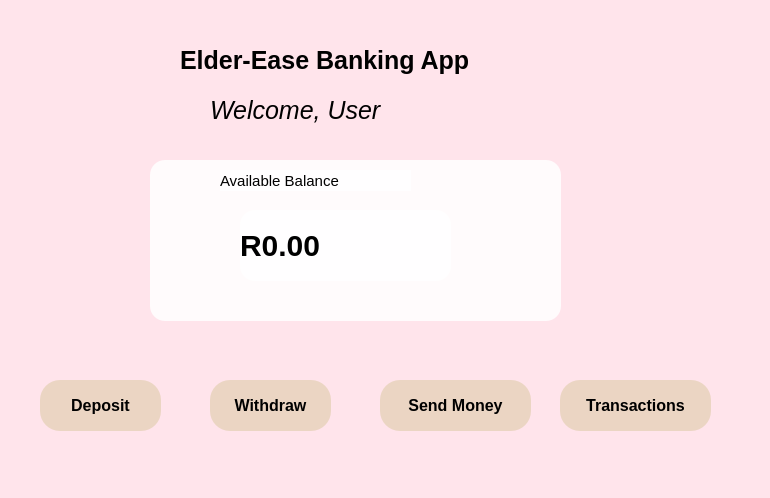
<?xml version="1.0" encoding="UTF-8"?>
<ui version="4.0">
 <class>Dashboard</class>
 <widget class="QWidget" name="Dashboard">
  <property name="geometry">
   <rect>
    <x>0</x>
    <y>0</y>
    <width>770</width>
    <height>498</height>
   </rect>
  </property>
  <property name="windowTitle">
   <string>Form</string>
  </property>
  <property name="styleSheet">
   <string notr="true">background-color: rgb(255, 228, 235);</string>
  </property>
  <widget class="QStackedWidget" name="stackedWidget">
   <property name="geometry">
    <rect>
     <x>20</x>
     <y>20</y>
     <width>741</width>
     <height>451</height>
    </rect>
   </property>
   <property name="currentIndex">
    <number>0</number>
   </property>
   <widget class="QWidget" name="dashboardPage">
    <widget class="QLabel" name="titleLabel">
     <property name="geometry">
      <rect>
       <x>160</x>
       <y>10</y>
       <width>391</width>
       <height>61</height>
      </rect>
     </property>
     <property name="font">
      <font>
       <pointsize>19</pointsize>
       <weight>75</weight>
       <bold>true</bold>
      </font>
     </property>
     <property name="styleSheet">
      <string notr="true"/>
     </property>
     <property name="text">
      <string>Elder-Ease Banking App</string>
     </property>
    </widget>
    <widget class="QLabel" name="welcomeLabel">
     <property name="geometry">
      <rect>
       <x>190</x>
       <y>70</y>
       <width>471</width>
       <height>41</height>
      </rect>
     </property>
     <property name="font">
      <font>
       <pointsize>19</pointsize>
       <italic>true</italic>
      </font>
     </property>
     <property name="styleSheet">
      <string notr="true"/>
     </property>
     <property name="text">
      <string>Welcome, User</string>
     </property>
    </widget>
    <widget class="QFrame" name="frame">
     <property name="geometry">
      <rect>
       <x>130</x>
       <y>140</y>
       <width>411</width>
       <height>161</height>
      </rect>
     </property>
     <property name="styleSheet">
      <string notr="true">QFrame {
background-color: rgba(255, 255, 255, 0.85);
border-radius: 15px;
}

</string>
     </property>
     <property name="frameShape">
      <enum>QFrame::StyledPanel</enum>
     </property>
     <property name="frameShadow">
      <enum>QFrame::Raised</enum>
     </property>
     <widget class="QLabel" name="balanceLabel">
      <property name="geometry">
       <rect>
        <x>70</x>
        <y>10</y>
        <width>191</width>
        <height>21</height>
       </rect>
      </property>
      <property name="font">
       <font>
        <pointsize>11</pointsize>
       </font>
      </property>
      <property name="text">
       <string>Available Balance</string>
      </property>
     </widget>
     <widget class="QLabel" name="amountLabel">
      <property name="geometry">
       <rect>
        <x>90</x>
        <y>50</y>
        <width>211</width>
        <height>71</height>
       </rect>
      </property>
      <property name="font">
       <font>
        <pointsize>-1</pointsize>
        <weight>75</weight>
        <bold>true</bold>
       </font>
      </property>
      <property name="styleSheet">
       <string notr="true">font-size: 30px;
color: 2E8B57;
font-weight: bold;</string>
      </property>
      <property name="text">
       <string>R0.00</string>
      </property>
     </widget>
    </widget>
    <widget class="QPushButton" name="depositButton">
     <property name="geometry">
      <rect>
       <x>20</x>
       <y>360</y>
       <width>121</width>
       <height>51</height>
      </rect>
     </property>
     <property name="font">
      <font>
       <pointsize>12</pointsize>
       <weight>75</weight>
       <bold>true</bold>
      </font>
     </property>
     <property name="styleSheet">
      <string notr="true">QPushButton {
    background-color: #EBD5C3;
    border-radius: 20px;
    padding: 10px;
}

QPushButton:hover {
    background-color: #D8A7B1;
    color: white;
}</string>
     </property>
     <property name="text">
      <string>Deposit</string>
     </property>
    </widget>
    <widget class="QPushButton" name="withdrawButton">
     <property name="geometry">
      <rect>
       <x>190</x>
       <y>360</y>
       <width>121</width>
       <height>51</height>
      </rect>
     </property>
     <property name="font">
      <font>
       <pointsize>12</pointsize>
       <weight>75</weight>
       <bold>true</bold>
      </font>
     </property>
     <property name="styleSheet">
      <string notr="true">QPushButton {
    background-color: #EBD5C3;
    border-radius: 20px;
    padding: 10px;
}

QPushButton:hover {
    background-color: #D8A7B1;
    color: white;
}</string>
     </property>
     <property name="text">
      <string>Withdraw</string>
     </property>
    </widget>
    <widget class="QPushButton" name="transactionsButton">
     <property name="geometry">
      <rect>
       <x>540</x>
       <y>360</y>
       <width>151</width>
       <height>51</height>
      </rect>
     </property>
     <property name="font">
      <font>
       <pointsize>12</pointsize>
       <weight>75</weight>
       <bold>true</bold>
      </font>
     </property>
     <property name="styleSheet">
      <string notr="true">QPushButton {
    background-color: #EBD5C3;
    border-radius: 20px;
    padding: 10px;
}

QPushButton:hover {
    background-color: #D8A7B1;
    color: white;
}</string>
     </property>
     <property name="text">
      <string>Transactions</string>
     </property>
    </widget>
    <widget class="QPushButton" name="sendButton">
     <property name="geometry">
      <rect>
       <x>360</x>
       <y>360</y>
       <width>151</width>
       <height>51</height>
      </rect>
     </property>
     <property name="font">
      <font>
       <pointsize>12</pointsize>
       <weight>75</weight>
       <bold>true</bold>
      </font>
     </property>
     <property name="styleSheet">
      <string notr="true">QPushButton {
    background-color: #EBD5C3;
    border-radius: 20px;
    padding: 10px;
}

QPushButton:hover {
    background-color: #D8A7B1;
    color: white;
}</string>
     </property>
     <property name="text">
      <string>Send Money</string>
     </property>
    </widget>
   </widget>
   <widget class="QWidget" name="depositPage">
    <widget class="QPushButton" name="backButton">
     <property name="geometry">
      <rect>
       <x>30</x>
       <y>370</y>
       <width>131</width>
       <height>41</height>
      </rect>
     </property>
     <property name="font">
      <font>
       <pointsize>-1</pointsize>
      </font>
     </property>
     <property name="styleSheet">
      <string notr="true">QPushButton{
background-color: #dc3545;
color: white;
font-size: 14px;
padding: 6px 12px;
border-radius: 5px;
}

QPushButton#backButton:hover{
background-color: #ff6666;
}</string>
     </property>
     <property name="text">
      <string>BACK</string>
     </property>
    </widget>
    <widget class="QLabel" name="depositLabel">
     <property name="geometry">
      <rect>
       <x>150</x>
       <y>10</y>
       <width>351</width>
       <height>51</height>
      </rect>
     </property>
     <property name="font">
      <font>
       <pointsize>24</pointsize>
       <weight>75</weight>
       <bold>true</bold>
      </font>
     </property>
     <property name="text">
      <string>DEPOSIT MONEY</string>
     </property>
    </widget>
    <widget class="QLabel" name="balanceLabel_2">
     <property name="geometry">
      <rect>
       <x>190</x>
       <y>80</y>
       <width>261</width>
       <height>31</height>
      </rect>
     </property>
     <property name="font">
      <font>
       <pointsize>13</pointsize>
      </font>
     </property>
     <property name="text">
      <string>Current Balance: R0.00</string>
     </property>
    </widget>
    <widget class="QLabel" name="amountLabel_2">
     <property name="geometry">
      <rect>
       <x>40</x>
       <y>130</y>
       <width>211</width>
       <height>41</height>
      </rect>
     </property>
     <property name="font">
      <font>
       <pointsize>14</pointsize>
      </font>
     </property>
     <property name="text">
      <string>Amount to Deposit:</string>
     </property>
    </widget>
    <widget class="QLineEdit" name="amountEdit">
     <property name="geometry">
      <rect>
       <x>330</x>
       <y>120</y>
       <width>231</width>
       <height>51</height>
      </rect>
     </property>
     <property name="styleSheet">
      <string notr="true">QLineEdit {
background-color: white;
border: 2px solid #ddd;
border-radius: 8px;
padding: 6px;
}
QLineEdit: focus {
border: 2px solid #4CAF50;
}</string>
     </property>
    </widget>
    <widget class="QLabel" name="methodLabel">
     <property name="geometry">
      <rect>
       <x>40</x>
       <y>190</y>
       <width>151</width>
       <height>21</height>
      </rect>
     </property>
     <property name="font">
      <font>
       <pointsize>13</pointsize>
      </font>
     </property>
     <property name="text">
      <string>Select Method</string>
     </property>
    </widget>
    <widget class="QRadioButton" name="cashRadioButton">
     <property name="geometry">
      <rect>
       <x>40</x>
       <y>230</y>
       <width>131</width>
       <height>20</height>
      </rect>
     </property>
     <property name="font">
      <font>
       <pointsize>10</pointsize>
      </font>
     </property>
     <property name="text">
      <string> Cash Send</string>
     </property>
    </widget>
    <widget class="QRadioButton" name="bankRadioButton">
     <property name="geometry">
      <rect>
       <x>40</x>
       <y>270</y>
       <width>151</width>
       <height>20</height>
      </rect>
     </property>
     <property name="font">
      <font>
       <pointsize>10</pointsize>
      </font>
     </property>
     <property name="text">
      <string>Bank Transfer</string>
     </property>
    </widget>
    <widget class="QPushButton" name="confirmButton">
     <property name="geometry">
      <rect>
       <x>490</x>
       <y>370</y>
       <width>191</width>
       <height>41</height>
      </rect>
     </property>
     <property name="font">
      <font>
       <pointsize>-1</pointsize>
      </font>
     </property>
     <property name="styleSheet">
      <string notr="true">QPushButton {
background-color: #28a745;
color: white;
padding: 2px 15px;
border-radius: 5px;
font-size: 14px;
}

QPushButton:hover {
 background-color: #5cd65c;
}</string>
     </property>
     <property name="text">
      <string>CONFIRM DEPOSIT</string>
     </property>
    </widget>
   </widget>
   <widget class="QWidget" name="withdrawPage">
    <widget class="QPushButton" name="backButton_2">
     <property name="geometry">
      <rect>
       <x>30</x>
       <y>347</y>
       <width>151</width>
       <height>51</height>
      </rect>
     </property>
     <property name="font">
      <font>
       <pointsize>-1</pointsize>
      </font>
     </property>
     <property name="styleSheet">
      <string notr="true">QPushButton{
background-color: #dc3545;
color: white;
font-size: 14px;
padding: 6px 12px;
border-radius: 5px;
}

QPushButton#backButton:hover{
background-color: #ff6666;
}</string>
     </property>
     <property name="text">
      <string>BACK</string>
     </property>
    </widget>
    <widget class="QLabel" name="withdrawLabel">
     <property name="geometry">
      <rect>
       <x>170</x>
       <y>10</y>
       <width>421</width>
       <height>41</height>
      </rect>
     </property>
     <property name="font">
      <font>
       <pointsize>24</pointsize>
       <weight>75</weight>
       <bold>true</bold>
      </font>
     </property>
     <property name="text">
      <string>WITHDRAW MONEY</string>
     </property>
    </widget>
    <widget class="QLabel" name="availBalLabel">
     <property name="geometry">
      <rect>
       <x>230</x>
       <y>70</y>
       <width>261</width>
       <height>31</height>
      </rect>
     </property>
     <property name="font">
      <font>
       <pointsize>14</pointsize>
      </font>
     </property>
     <property name="text">
      <string>Available Balance: R0.00</string>
     </property>
    </widget>
    <widget class="QLabel" name="amtLabel">
     <property name="geometry">
      <rect>
       <x>40</x>
       <y>120</y>
       <width>141</width>
       <height>21</height>
      </rect>
     </property>
     <property name="font">
      <font>
       <pointsize>12</pointsize>
      </font>
     </property>
     <property name="text">
      <string>Enter Amount: </string>
     </property>
    </widget>
    <widget class="QLineEdit" name="amtEdit">
     <property name="geometry">
      <rect>
       <x>252</x>
       <y>120</y>
       <width>161</width>
       <height>41</height>
      </rect>
     </property>
     <property name="styleSheet">
      <string notr="true">QLineEdit {
background-color: white;
border: 2px solid #ddd;
border-radius: 8px;
padding: 6px;
}
QLineEdit: focus {
border: 2px solid #4CAF50;
}</string>
     </property>
    </widget>
    <widget class="QLabel" name="qAmtLabel">
     <property name="geometry">
      <rect>
       <x>40</x>
       <y>170</y>
       <width>161</width>
       <height>21</height>
      </rect>
     </property>
     <property name="font">
      <font>
       <pointsize>12</pointsize>
      </font>
     </property>
     <property name="text">
      <string>Quick Amounts: </string>
     </property>
    </widget>
    <widget class="QPushButton" name="R50Button">
     <property name="geometry">
      <rect>
       <x>40</x>
       <y>210</y>
       <width>93</width>
       <height>41</height>
      </rect>
     </property>
     <property name="font">
      <font>
       <pointsize>11</pointsize>
      </font>
     </property>
     <property name="text">
      <string>R50</string>
     </property>
    </widget>
    <widget class="QPushButton" name="R100Button">
     <property name="geometry">
      <rect>
       <x>200</x>
       <y>210</y>
       <width>93</width>
       <height>41</height>
      </rect>
     </property>
     <property name="font">
      <font>
       <pointsize>11</pointsize>
      </font>
     </property>
     <property name="text">
      <string>R100</string>
     </property>
    </widget>
    <widget class="QPushButton" name="R200Button">
     <property name="geometry">
      <rect>
       <x>370</x>
       <y>210</y>
       <width>93</width>
       <height>41</height>
      </rect>
     </property>
     <property name="font">
      <font>
       <pointsize>11</pointsize>
      </font>
     </property>
     <property name="text">
      <string>R200</string>
     </property>
    </widget>
    <widget class="QPushButton" name="R500Button">
     <property name="geometry">
      <rect>
       <x>530</x>
       <y>210</y>
       <width>93</width>
       <height>41</height>
      </rect>
     </property>
     <property name="font">
      <font>
       <pointsize>11</pointsize>
      </font>
     </property>
     <property name="text">
      <string>R500</string>
     </property>
    </widget>
    <widget class="QPushButton" name="withdrawButton_2">
     <property name="geometry">
      <rect>
       <x>492</x>
       <y>347</y>
       <width>171</width>
       <height>51</height>
      </rect>
     </property>
     <property name="font">
      <font>
       <pointsize>-1</pointsize>
      </font>
     </property>
     <property name="styleSheet">
      <string notr="true">QPushButton {
background-color: #28a745;
color: white;
padding: 2px 15px;
border-radius: 5px;
font-size: 14px;
}

QPushButton:hover {
 background-color: #5cd65c;
}</string>
     </property>
     <property name="text">
      <string>Withdraw</string>
     </property>
    </widget>
   </widget>
   <widget class="QWidget" name="transactionsPage">
    <widget class="QLabel" name="transactionLabel">
     <property name="geometry">
      <rect>
       <x>200</x>
       <y>10</y>
       <width>341</width>
       <height>51</height>
      </rect>
     </property>
     <property name="font">
      <font>
       <pointsize>25</pointsize>
       <weight>75</weight>
       <bold>true</bold>
      </font>
     </property>
     <property name="text">
      <string>TRANSACTIONS</string>
     </property>
    </widget>
    <widget class="QPushButton" name="backButton_3">
     <property name="geometry">
      <rect>
       <x>40</x>
       <y>370</y>
       <width>141</width>
       <height>51</height>
      </rect>
     </property>
     <property name="font">
      <font>
       <pointsize>-1</pointsize>
      </font>
     </property>
     <property name="styleSheet">
      <string notr="true">QPushButton{
background-color: #dc3545;
color: white;
font-size: 14px;
padding: 6px 12px;
border-radius: 5px;
}

QPushButton:hover{
background-color: #ff6666;
}</string>
     </property>
     <property name="text">
      <string>BACK</string>
     </property>
    </widget>
    <widget class="QPushButton" name="printButton">
     <property name="geometry">
      <rect>
       <x>480</x>
       <y>370</y>
       <width>211</width>
       <height>51</height>
      </rect>
     </property>
     <property name="font">
      <font>
       <pointsize>-1</pointsize>
      </font>
     </property>
     <property name="styleSheet">
      <string notr="true">QPushButton {
background-color: #28a745;
color: white;
padding: 2px 15px;
border-radius: 5px;
font-size: 14px;
}

QPushButton:hover {
 background-color: #5cd65c;
}</string>
     </property>
     <property name="text">
      <string>PRINT STATEMENT</string>
     </property>
    </widget>
    <widget class="QTableWidget" name="transactionsTableWidget">
     <property name="geometry">
      <rect>
       <x>10</x>
       <y>60</y>
       <width>631</width>
       <height>281</height>
      </rect>
     </property>
     <property name="columnCount">
      <number>3</number>
     </property>
     <column/>
     <column/>
     <column/>
    </widget>
   </widget>
   <widget class="QWidget" name="page">
    <widget class="QLabel" name="sendLabel">
     <property name="geometry">
      <rect>
       <x>170</x>
       <y>10</y>
       <width>291</width>
       <height>41</height>
      </rect>
     </property>
     <property name="font">
      <font>
       <pointsize>24</pointsize>
       <weight>75</weight>
       <bold>true</bold>
      </font>
     </property>
     <property name="text">
      <string>SEND MONEY</string>
     </property>
    </widget>
    <widget class="QLabel" name="nameLabel">
     <property name="geometry">
      <rect>
       <x>30</x>
       <y>100</y>
       <width>161</width>
       <height>31</height>
      </rect>
     </property>
     <property name="font">
      <font>
       <pointsize>12</pointsize>
      </font>
     </property>
     <property name="text">
      <string>Recipient Name:</string>
     </property>
    </widget>
    <widget class="QLabel" name="phoneLabel">
     <property name="geometry">
      <rect>
       <x>30</x>
       <y>180</y>
       <width>151</width>
       <height>31</height>
      </rect>
     </property>
     <property name="font">
      <font>
       <pointsize>12</pointsize>
      </font>
     </property>
     <property name="text">
      <string>Phone Number: </string>
     </property>
    </widget>
    <widget class="QLabel" name="amtLabel_2">
     <property name="geometry">
      <rect>
       <x>40</x>
       <y>260</y>
       <width>91</width>
       <height>31</height>
      </rect>
     </property>
     <property name="font">
      <font>
       <pointsize>12</pointsize>
      </font>
     </property>
     <property name="text">
      <string>Amount:</string>
     </property>
    </widget>
    <widget class="QLineEdit" name="nameEdit">
     <property name="geometry">
      <rect>
       <x>250</x>
       <y>90</y>
       <width>261</width>
       <height>51</height>
      </rect>
     </property>
     <property name="styleSheet">
      <string notr="true">QLineEdit {
background-color: white;
border: 2px solid #ddd;
border-radius: 8px;
padding: 6px;
}
QLineEdit: focus {
border: 2px solid #4CAF50;
}</string>
     </property>
    </widget>
    <widget class="QLineEdit" name="phoneEdit">
     <property name="geometry">
      <rect>
       <x>250</x>
       <y>170</y>
       <width>211</width>
       <height>51</height>
      </rect>
     </property>
     <property name="styleSheet">
      <string notr="true">QLineEdit {
background-color: white;
border: 2px solid #ddd;
border-radius: 8px;
padding: 6px;
}
QLineEdit: focus {
border: 2px solid #4CAF50;
}</string>
     </property>
    </widget>
    <widget class="QLineEdit" name="amountEdit_2">
     <property name="geometry">
      <rect>
       <x>250</x>
       <y>260</y>
       <width>131</width>
       <height>41</height>
      </rect>
     </property>
     <property name="styleSheet">
      <string notr="true">QLineEdit {
background-color: white;
border: 2px solid #ddd;
border-radius: 8px;
padding: 6px;
}
QLineEdit: focus {
border: 2px solid #4CAF50;
}</string>
     </property>
    </widget>
    <widget class="QPushButton" name="backButton_4">
     <property name="geometry">
      <rect>
       <x>20</x>
       <y>360</y>
       <width>131</width>
       <height>51</height>
      </rect>
     </property>
     <property name="styleSheet">
      <string notr="true">QPushButton{
background-color: #dc3545;
color: white;
font-size: 14px;
padding: 6px 12px;
border-radius: 5px;
}

QPushButton:hover{
background-color: #ff6666;
}</string>
     </property>
     <property name="text">
      <string>Back</string>
     </property>
    </widget>
    <widget class="QPushButton" name="sendButton_2">
     <property name="geometry">
      <rect>
       <x>540</x>
       <y>360</y>
       <width>131</width>
       <height>51</height>
      </rect>
     </property>
     <property name="styleSheet">
      <string notr="true">QPushButton {
background-color: #28a745;
color: white;
padding: 2px 15px;
border-radius: 5px;
font-size: 14px;
}

QPushButton:hover {
 background-color: #5cd65c;
}</string>
     </property>
     <property name="text">
      <string>Send Money</string>
     </property>
    </widget>
   </widget>
  </widget>
 </widget>
 <resources/>
 <connections/>
</ui>
